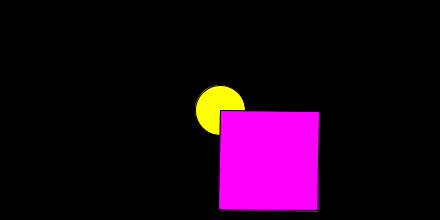
Frame 1 (no input)
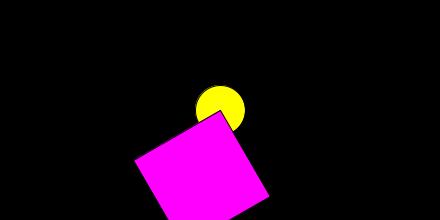
Frame 60 (the mouse pressed at the canvas centre just before this capture)
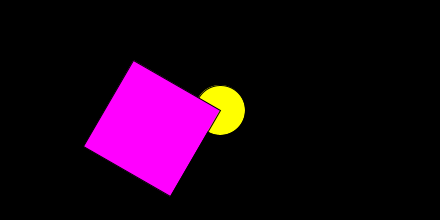
Frame 120 (the mouse held since frame 60 and released just before this capture)

The Processing sketch that drew these frames (run headless with seeded random() and noise(); from frame 60 on, the mouse is pressed at the canvas centre):

// Processing sketch: processing_40065
// ── processing_40065.pde

int x,y;

void setup() {
  size(440,220);
  fill(0);
  smooth();
}

void draw() {
  background(0);
    pushMatrix();
    fill(255,255,0);
  translate(width/2,height/2);
  //rotate(angle);
  ellipse(x,y, 50, 50);
 popMatrix();
 //angle+=0.1;
  //x++;y--;
 pushMatrix();
 fill(255,0,255);
  translate(width/2,height/2);
 rotate(radians(frameCount));
 
  
 rect(0,0, 100, 100);
popMatrix();

}
